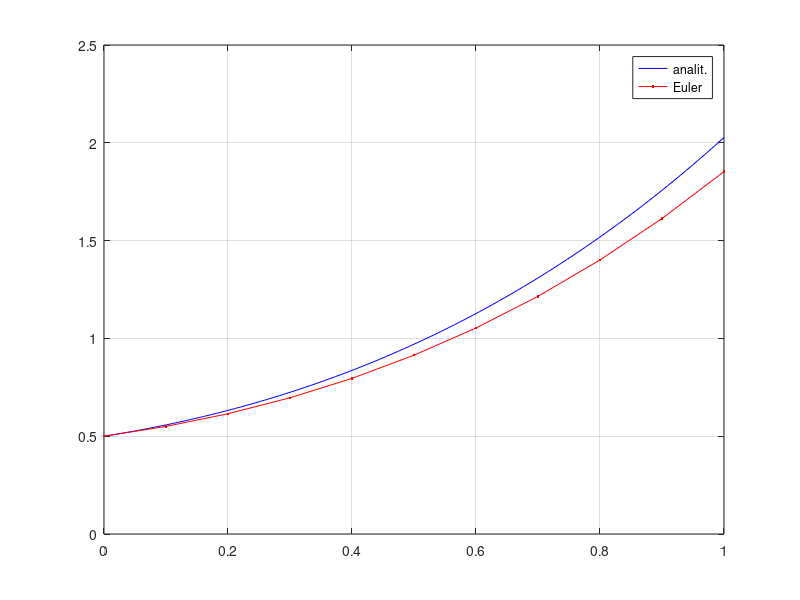

Write MATLAB code to recreate this figure.
f = @(t,y) y+sin(t);

h=0.1;
n=11;
t=zeros(n,1);
y=zeros(n,1);

t(1)=0;
y(1)=0.5;

for i=1:n-1
  t(i+1) = t(i)+h;
  y(i+1)=y(i)+h*f(t(i),y(i));
endfor

printf("%1.5E %1.5E\n",t(n),y(n))
tt=linspace(0,1);
ya = @(t) exp(t)-sin(t)/2-cos(t)/2;
plot(tt,ya(tt),'b-',...
     t,y,'r.-');grid
legend("analit.","Euler")
